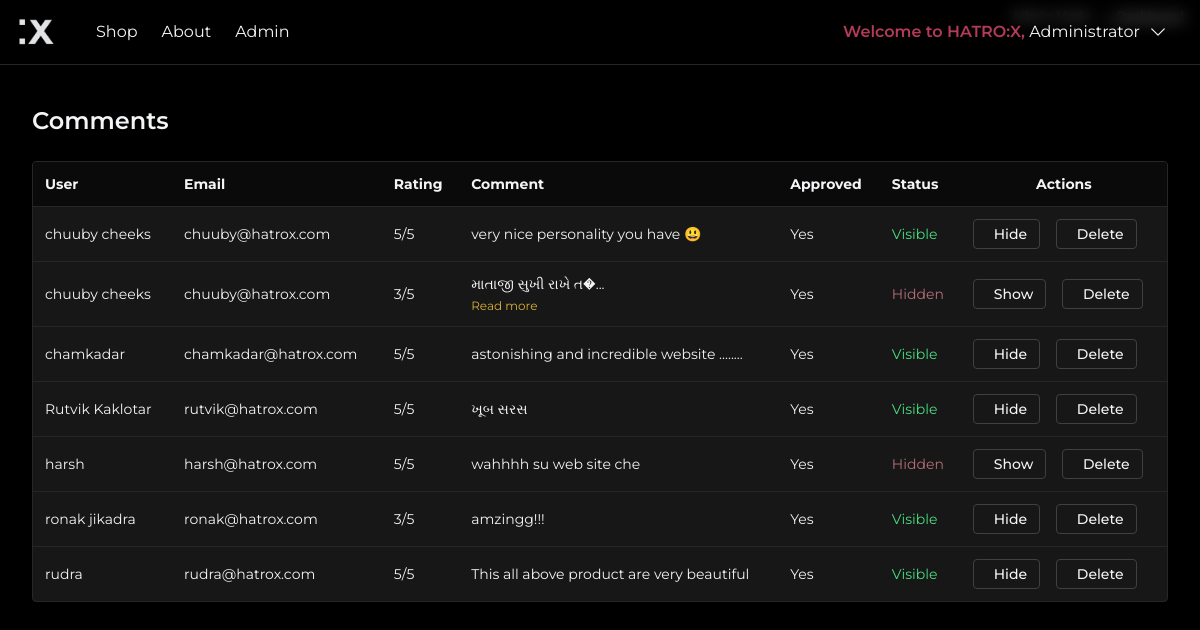
The app's page /admin/comments.php (signed in) with its own data.
### tables this page shows
CREATE TABLE `comments` (
  `id` int(11) NOT NULL,
  `user_id` int(11) DEFAULT NULL,
  `user_name` varchar(100) NOT NULL,
  `email` varchar(100) NOT NULL,
  `comment_text` text NOT NULL,
  `rating` int(11) NOT NULL CHECK (`rating` between 1 and 5),
  `created_at` datetime NOT NULL DEFAULT current_timestamp(),
  `is_approved` tinyint(1) NOT NULL DEFAULT 0,
  `is_hidden` tinyint(1) NOT NULL DEFAULT 0
);

### includes/db_connection.php (called while the page is built, shortened)
<?php
function e(string $str): string
{
    return htmlspecialchars($str, ENT_QUOTES | ENT_SUBSTITUTE, 'UTF-8');
}
?>

### admin/comments.php (the view, shortened to what this page needs)
<?php
require_once __DIR__ . '/../includes/db_connection.php';
$comments = [];
if ($res = $mysqli->query('SELECT id, user_name, email, comment_text, rating, is_approved, is_hidden, created_at FROM comments ORDER BY id DESC')) { while ($row=$res->fetch_assoc()){$comments[]=$row;} }
include __DIR__ . '/../includes/header.php';
?>
<section class="max-w-7xl mx-auto px-4 sm:px-6 lg:px-8 py-10">
  <h1 class="text-2xl font-semibold mb-6">Comments</h1>
  <div class="overflow-x-auto bg-neutral-900 border border-neutral-800 rounded">
    <table class="min-w-full text-sm">
      <thead class="bg-neutral-950"><tr><th class="text-left p-3">User</th><th class="text-left p-3">Email</th><th class="text-left p-3">Rating</th><th class="text-left p-3">Comment</th><th class="text-left p-3">Approved</th><th class="text-left p-3">Status</th><th class="p-3">Actions</th></tr></thead>
      <tbody>
        <?php foreach ($comments as $c): ?>
          <tr class="border-t border-neutral-800">
            <td class="p-3"><?= e($c['user_name']) ?></td>
            <td class="p-3"><?= e($c['email']) ?></td>
            <td class="p-3"><?= (int)$c['rating'] ?>/5</td>
            <td class="p-3" style="max-width: 300px;">
              <div class="comment-display break-words overflow-hidden" style="word-break: break-word; max-width: 100%; overflow-wrap: break-word; display: block;" data-full="<?= e($c['comment_text']) ?>" data-short="<?= e(strlen($c['comment_text']) > 50 ? substr($c['comment_text'], 0, 50) . '...' : $c['comment_text']) ?>">
                <span class="comment-text" style="display: block; word-break: break-word;"><?= e(strlen($c['comment_text']) > 50 ? substr($c['comment_text'], 0, 50) . '...' : $c['comment_text']) ?></span>
                <?php if (strlen($c['comment_text']) > 50): ?><button type="button" class="text-xs text-gold hover:text-rose transition mt-1 expand-btn" onclick="toggleComment(event)" style="display: block;">Read more</button><?php endif; ?>
              </div>
            </td>
            <td class="p-3"><?= $c['is_approved'] ? 'Yes' : 'No' ?></td>
            <td class="p-3"><?= $c['is_hidden'] ? '<span class="text-sm text-rose">Hidden</span>' : '<span class="text-sm text-green-400">Visible</span>' ?></td>
            <td class="p-3 space-x-2">
              <?php if ((int)$c['is_hidden'] === 1): ?>
              <form class="inline" method="post" style="margin-right:4px;">
                <button class="inline-flex items-center gap-2 px-3 py-1 text-sm rounded font-medium border border-neutral-700 hover:border-gold transition" title="Show"><i class="ri-eye-line"></i><span>Show</span></button>
              </form>
              <?php else: ?>
              <form class="inline" method="post" style="margin-right:4px;">
                <button class="inline-flex items-center gap-2 px-3 py-1 text-sm rounded font-medium border border-neutral-700 hover:border-gold transition" title="Hide"><i class="ri-eye-off-line"></i><span>Hide</span></button>
              </form>
              <?php endif; ?>
              <form class="inline" method="post" onsubmit="return confirm('Delete this comment?');">
                <button class="inline-flex items-center gap-2 px-3 py-1 text-sm rounded font-medium border border-neutral-700 hover:border-gold transition" title="Delete"><i class="ri-delete-bin-6-line"></i><span>Delete</span></button>
              </form>
            </td>
          </tr>
        <?php endforeach; ?>
      </tbody>
    </table>
  </div>
</section>
<?php include __DIR__ . '/../includes/footer.php'; ?>

### includes/header.php (style rules this page uses)
body { font-family: 'Montserrat', sans-serif; }
p, div { word-break: break-word; overflow-wrap: break-word; }

### records on screen
comments: user_name "chuuby cheeks", email "chuuby@hatrox.com", rating "5", comment_text "very nice personality you have 😃", is_approved "Yes", is_hidden "Visible"
comments: user_name "chuuby cheeks", email "chuuby@hatrox.com", rating "3", comment_text "માતાજી સુખી રાખે ત�...", shows "Read more", is_approved "Yes", is_hidden "Hidden"
comments: user_name "chamkadar", email "chamkadar@hatrox.com", rating "5", comment_text "astonishing and incredible website ........", is_approved "Yes", is_hidden "Visible"
comments: user_name "Rutvik Kaklotar", email "rutvik@hatrox.com", rating "5", comment_text "ખૂબ સરસ", is_approved "Yes", is_hidden "Visible"
comments: user_name "harsh", email "harsh@hatrox.com", rating "5", comment_text "wahhhh su web site che", is_approved "Yes", is_hidden "Hidden"
comments: user_name "ronak jikadra", email "ronak@hatrox.com", rating "3", comment_text "amzingg!!!", is_approved "Yes", is_hidden "Visible"
comments: user_name "rudra", email "rudra@hatrox.com", rating "5", comment_text "This all above product are very beautiful", is_approved "Yes", is_hidden "Visible"

### other values on screen
$_SESSION['full_name'] "Administrator"
